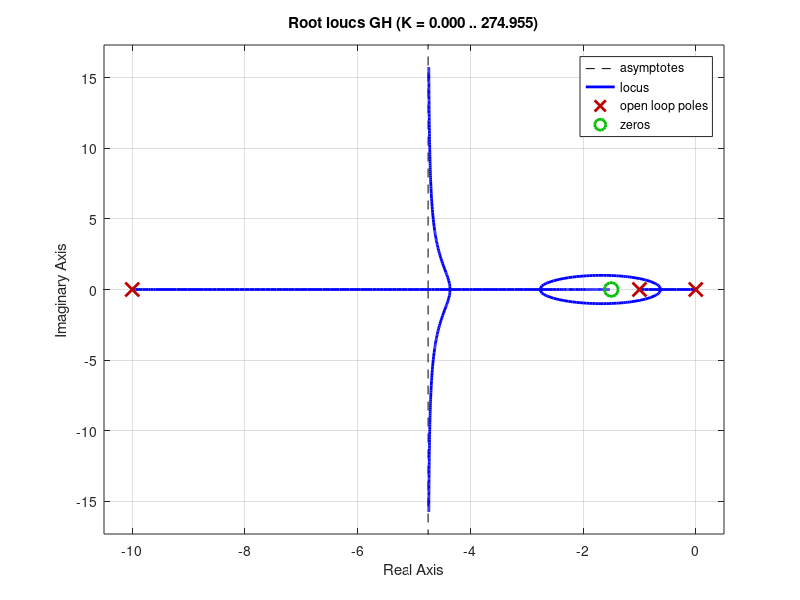

Recreate this plot in MATLAB. (Note: this script raises an error after producing the figure.)
num= [1 1.5]
den= poly([0 -1 -10])
GH=tf(num, den)
pos=1.52;
z=(-log(pos/100))/(sqrt(pi^2+log(pos/100)^2))
rlocus(GH)
sgrid(z,0)

%[K,p]=rlocfind(GH)
%[K2,p2]=rlocfind(GH)
%[K3,p3]=rlocfind(GH)

T=feedback(K*GH,1)
step(T)
hold on
T2=feedback(K2*GH,1)
step(T2)
T3=feedback(K3*GH,1)
step(T3)

Ts1=4/real(p2)

